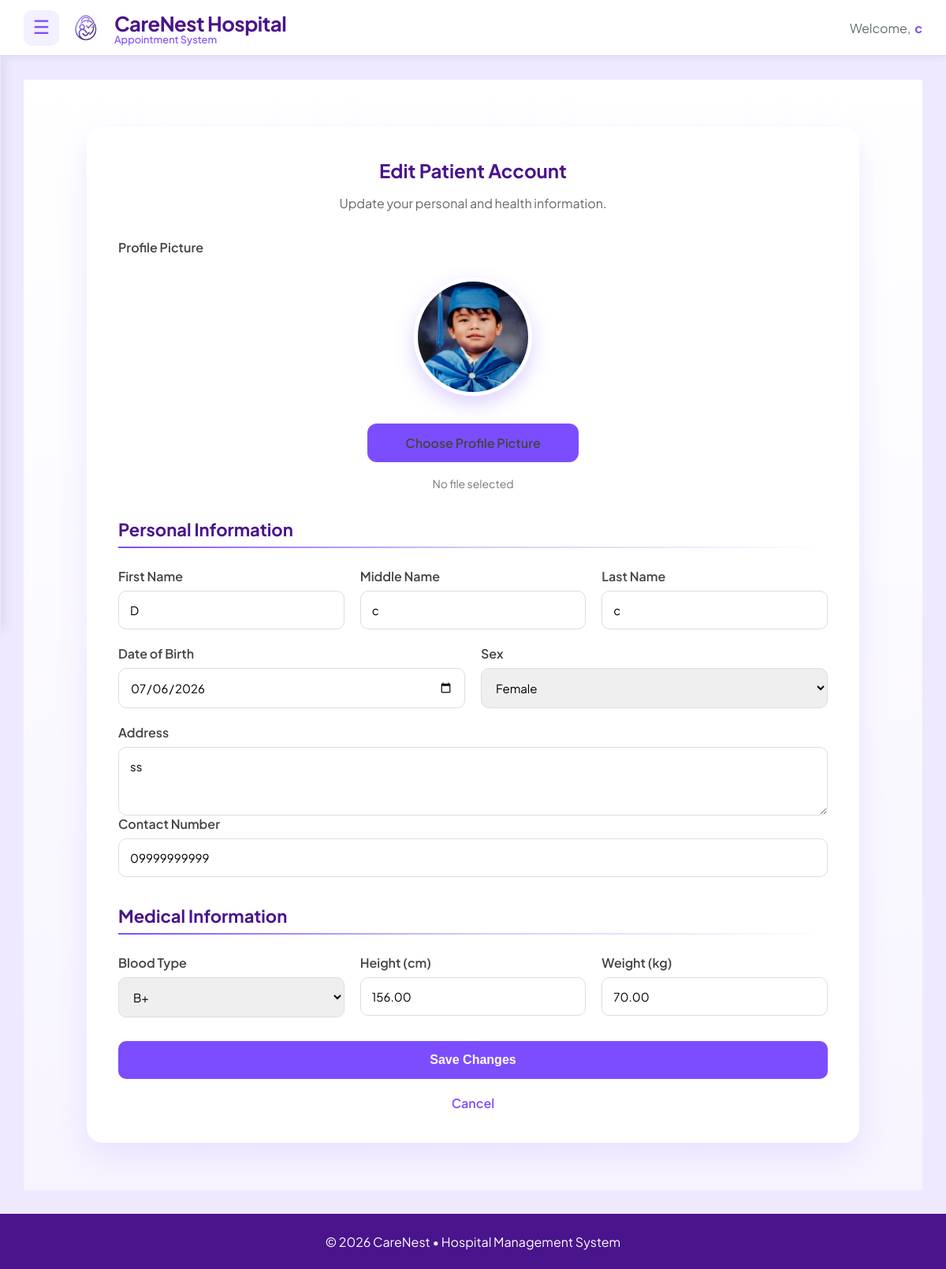
The page /account/edit/ (signed in) on the database its author committed.
### main/models.py (models this page shows, shortened)
class Patient(models.Model):
    SEX_CHOICES = [
        ('Male', 'Male'),
        ('Female', 'Female'),
        ('Other', 'Other'),
    ]
    BLOOD_TYPE_CHOICES = [
        ('A+', 'A+'),
        ('A-', 'A-'),
        ('B+', 'B+'),
        ('B-', 'B-'),
        ('AB+', 'AB+'),
        ('AB-', 'AB-'),
        ('O+', 'O+'),
        ('O-', 'O-'),
        ('Unknown', 'Unknown'),
    ]
    user = models.OneToOneField(
        User,
        on_delete=models.CASCADE,
        related_name='patient_profile'
    )
    first_name = models.CharField(max_length=50, default="Unknown")
    middle_name = models.CharField(max_length=50, blank=True, null=True)
    last_name = models.CharField(max_length=50, default="Unknown")
    date_of_birth = models.DateField()
    sex = models.CharField(
        max_length=10,
        choices=SEX_CHOICES,
        default='Male'
    )
    blood_type = models.CharField(
        max_length=10,
        choices=BLOOD_TYPE_CHOICES,
        default='Unknown'
    )
    height = models.DecimalField(
        max_digits=5,
        decimal_places=2,
        blank=True,
        null=True,
        help_text="Height in centimeters"
    )
    weight = models.DecimalField(
        max_digits=5,
        decimal_places=2,
        blank=True,
        null=True,
        help_text="Weight in kilograms"
    )
    address = models.TextField()
    contact_number = models.CharField(max_length=15)
    profile_picture = models.ImageField(
        upload_to=user_directory_path,
        default='default.jpg',
        blank=True,
        null=True
    )

### main/views.py (the view, shortened to what this page needs)
@login_required
def patient_account_edit(request):
    patient = request.user.patient_profile
    context = {
        "patient": patient,
        "sex_choices": Patient.SEX_CHOICES,
        "blood_types": Patient.BLOOD_TYPE_CHOICES,
    }
    return render(
        request,
        "patients/patient_details/patient_account_edit.html",
        context
    )

### main/templates/patients/patient_details/patient_account_edit.html (shortened to what this page needs)
{% extends "includes/dashboard_base.html" %}
{% load static %}
{% block content %}
{% block extra_css %}
<link rel="stylesheet" href="{% static 'css/register.css' %}">
{% endblock %}
<section class="register-page">
<div class="register-card">
<h1>
Edit Patient Account
</h1>
<p>
Update your personal and health information.
</p>
<form
method="POST"
enctype="multipart/form-data"
action="{% url 'patient_account_edit' %}"
>
<div class="form-group full-width">
<label>
Profile Picture
</label>
<div class="profile-preview">
{% if patient.profile_picture %}
<img
id="preview-image"
src="{{ patient.profile_picture.url }}"
alt="Profile Preview"
>
{% else %}
<img
id="preview-image"
src="{% static 'images/default-profile.png' %}"
alt="Profile Preview"
>
{% endif %}
</div>
<label
for="profile_picture"
class="upload-btn">
Choose Profile Picture
</label>
<span id="file-name">
No file selected
</span>
</div>
<h2 class="section-title">
Personal Information
</h2>
<hr class="section-divider">
<div class="form-row">
<div class="form-group">
<label>
First Name
</label>
<input
type="text"
name="first_name"
value="{{ patient.first_name }}"
required
>
</div>
<div class="form-group">
<label>
Middle Name
</label>
<input
type="text"
name="middle_name"
value="{{ patient.middle_name|default:'' }}"
>
</div>
<div class="form-group">
<label>
Last Name
</label>
<input
type="text"
name="last_name"
value="{{ patient.last_name }}"
required
>
</div>
</div>
<div class="form-row">
<div class="form-group">
<label>
Date of Birth
</label>
<input
type="date"
name="date_of_birth"
value="{{ patient.date_of_birth|date:'Y-m-d' }}"
required
>
</div>
<div class="form-group">
<label>
Sex
</label>
<select name="sex">
<option value="Female"
{% if patient.sex == "Female" %}
selected
{% endif %}
>
Female
</option>
</select>
</div>
</div>
<div class="form-group">
<label>
Address
</label>
<textarea
name="address"
rows="3"
required
>{{ patient.address }}</textarea>
</div>
<div class="form-row">
<div class="form-group">
<label>
Contact Number
</label>
<input
type="text"
name="contact_number"
value="{{ patient.contact_number }}"
required
>
</div>
</div>
<h2 class="section-title">
Medical Information
</h2>
<hr class="section-divider">
<div class="form-row">
<div class="form-group">
<label>
Blood Type
</label>
<select name="blood_type">
<option value="B+"
{% if patient.blood_type == "B+" %}
selected
{% endif %}
>
B+
</option>
</select>
</div>
<div class="form-group">
<label>
Height (cm)
</label>
<input
type="number"
step="0.01"
name="height"
value="{{ patient.height|default:'' }}"
>
</div>
<div class="form-group">
<label>
Weight (kg)
</label>
<input
type="number"
step="0.01"
name="weight"
value="{{ patient.weight|default:'' }}"
>
</div>
</div>
<button
type="submit"
class="register-btn">
Save Changes
</button>
<div class="bottom-links">
<a href="{% url 'patient_account' %}">
Cancel
</a>
</div>
</form>
</div>
</section>
{% endblock %}

### main/templates/includes/dashboard_base.html (shortened to what this page needs)
{% load static %}
<!DOCTYPE html>
<html lang="en">
<head>
    <link rel="stylesheet" href="{% static 'css/dashboard_base.css' %}">
</head>
<body>
    <header class="dashboard-header">
        <div class="header-left">
            <button class="menu-btn" id="menu-toggle">
                ☰
            </button>
            <div class="brand">
                <img src="{% static 'images/CarenestLOGO.png' %}" alt="CareNest Logo" class="logo">
                <div class="brand-text">
                    <span class="hospital-name">CareNest Hospital</span>
                    <span class="tagline">Appointment System</span>
                </div>
            </div>
        </div>
        <div class="header-right">
            <span class="welcome-text">Welcome,</span>
            <span class="user-name">
                {{ request.user.first_name }}
            </span>
        </div>
    </header>
    <main class="dashboard-content" id="dashboard-content">
    {% block content %}
    {% endblock %}
</main>
    <footer class="dashboard-footer">
        <p>
            © 2026 CareNest • Hospital Management System
        </p>
    </footer>
</body>
</html>

### main/static/css/dashboard_base.css (style rules this page uses)
:root { --header-height:70px; --footer-height:70px; --sidebar-width:260px; --primary-purple:#7c4dff; --soft-purple:#f3f0ff; --deep-purple:#4a148c; --text-main:#2d3436; --text-muted:#636e72; --white:#ffffff; }
body { margin:0; font-family:'Plus Jakarta Sans',sans-serif; background:#fafaff; color:var(--text-main); min-height:100vh; display:flex; flex-direction:column; }
.dashboard-header { position:sticky; top:0; z-index:1000; height:70px; display:flex; justify-content:space-between; align-items:center; padding:0 30px; background:var(--white); border-bottom:1px solid #ddd0ff; box-shadow:0 2px 10px rgba(0,0,0,.05); }
.header-left { display:flex; align-items:center; gap:18px; }
.menu-btn { width:45px; height:45px; border:none; border-radius:10px; background:var(--soft-purple); color:var(--primary-purple); font-size:24px; cursor:pointer; transition:.3s; }
.brand { display:flex; align-items:center; gap:12px; }
.logo { width:32px; height:32px; object-fit:contain; margin-right:8px; }
.brand-text { display:flex; flex-direction:column; }
.hospital-name { font-size: 1.6rem; font-weight: 700; color: var(--deep-purple); letter-spacing: -0.5px; }
.tagline { font-size: 0.8rem; color: var(--primary-purple); font-weight: 500; margin-top: -4px; }
.header-right { display:flex; align-items:center; gap:5px; font-size:16px; }
.welcome-text { color:var(--text-muted); }
.user-name { font-weight:700; color:var(--primary-purple); }
.dashboard-content { flex:1; padding:30px; transition:margin-left .3s ease; background:#eee9ff; min-height:calc(100vh - var(--header-height) - var(--footer-height)); }
.dashboard-footer { height:70px; background:var(--deep-purple); color:white; display:flex; justify-content:center; align-items:center; flex-shrink:0; }

### main/static/css/register.css (style rules this page uses)
.register-page { min-height:100vh; display:flex; justify-content:center; align-items:center; padding:60px 20px; background:linear-gradient(180deg,#ffffff,#f7f4ff); }
.register-card { width:100%; max-width:900px; background:#fff; padding:40px; border-radius:20px; box-shadow:0 15px 40px rgba(124,77,255,.12); }
.register-card h1 { margin:0; color:#4a148c; text-align:center; }
.register-card p { text-align:center; color:#666; margin-bottom:35px; }
.form-row { display:flex; gap:20px; margin-bottom:20px; }
.form-group { flex:1; display:flex; flex-direction:column; }
.form-group label { margin-bottom:8px; font-weight:600; color:#444; }
.form-group input, .form-group select, .form-group textarea { width:100%; padding:14px; border:1px solid #ddd; border-radius:10px; font-size:15px; box-sizing:border-box; transition:.3s; font-family:inherit; }
.form-group textarea { resize:vertical; }
.register-btn { width:100%; margin-top:10px; padding:15px; border:none; border-radius:10px; background:#7c4dff; color:white; font-size:16px; font-weight:700; cursor:pointer; transition:.3s; }
.bottom-links { margin-top:20px; text-align:center; }
.bottom-links a { color:#7c4dff; text-decoration:none; font-weight:600; }
.section-title { color:#4a148c; font-size:22px; font-weight:700; margin:35px 0 8px; }
.section-divider { border:none; height:2px; background:linear-gradient(to right,#7c4dff,#d7c9ff,#ffffff); margin-bottom:25px; }
.upload-btn { display:inline-block; padding:14px 20px; background:#7c4dff; color:white; border-radius:10px; cursor:pointer; font-weight:600; text-align:center; transition:.3s; }
#file-name { display:block; margin-top:10px; color:#666; font-size:14px; }
.full-width { width:100%; }
.profile-preview { display:flex; justify-content:center; margin:20px 0; }
.profile-preview img { width:140px; height:140px; border-radius:50%; object-fit:cover; border:5px solid #ffffff; box-shadow:0 10px 25px rgba(124,77,255,.25); background:#f3f0ff; }
.upload-btn { display:block; width:240px; margin:15px auto; text-align:center; padding:14px; background:#7c4dff; color:white; border-radius:12px; cursor:pointer; font-weight:600; transition:.3s; }
#file-name { display:block; text-align:center; color:#777; margin-top:10px; font-size:14px; }

### rows shown on the page
Patient: profile_picture (picture), first_name "D", middle_name "c", last_name "c", date_of_birth "07/06/2026", sex "Female", address "ss", contact_number "09999999999", blood_type "B+", height "156.00", weight "70.00"

### other values the page prints
{{ request.user.first_name }} "c"
